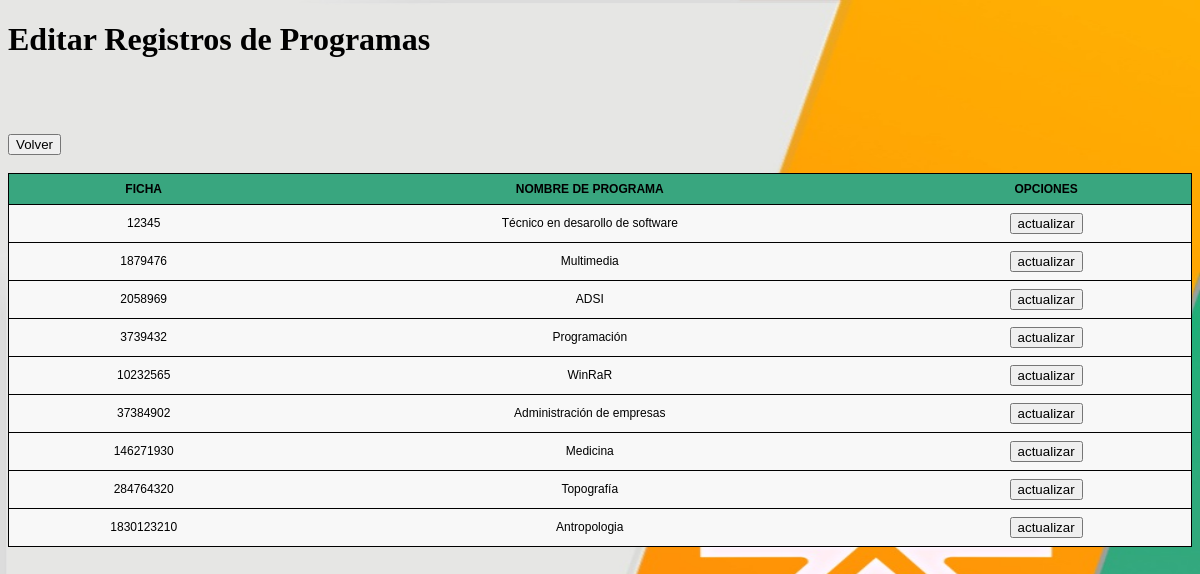
The page /controladores/c-editar_programas.php on the database its author committed.
### tables this page shows
CREATE TABLE programas(
    ficha int(15) NOT NULL,
    nom_programa VARCHAR(50) NOT NULL,
   
    PRIMARY KEY(ficha)
);

### controladores/c-editar_programas.php (called while the page is built, shortened)
<?php
include("../plantillas/plantilla-editar.php");

### class/function.php (called while the page is built, shortened)
<?php
function db_query($query) {
	$connection=Conex::conectar();
    $result = mysqli_query($connection,$query);
    return $result;
}
?>

### vistas/programas.php (the view, shortened to what this page needs)
<!doctype html>
<html>
<head>
</head>
<body>
<div class="main-wrapper">
<h1>Editar Registros de Programas</h1>
<br><br>
<?php
	include("../class/function.php");
?>
	<table class="table" >
		<thead><br>
		<th>Ficha</th>
		<th >Nombre de Programa</th>
		<th >Opciones</th>
	</thead>
<?php
	$sql = "select * from programas";
	$result = db_query($sql);
	while($row = mysqli_fetch_object($result)){
	?>
	<tbody><tr>
				<td data-label="Ficha:"><?php echo $row->ficha;?></td>
                <td data-label="Nombre de Programa:"><?php echo $row->nom_programa;?></td>
                <td data-label="Opcion"><a href="../vistas/editar_programas.php?id=<?php echo $row->ficha; ?>">
				<input type="submit" class="btn btn-primary btn-block"  name="submit" value="actualizar"></a></td></tbody>
	<?php } ?>
	<a  href="../index.php">
<input type="submit" class="btn btn-primary btn-block"  name="submit" value="Volver"></a>
	<br><br>
</table>
</div>
</body>
</html>

### css/estilo2.css (style rules this page uses)
body { font-family:Tahoma; background-image: url("../img/sena.jpg"); background-repeat: no-repeat; background-size: 100% 100%; background-attachment: fixed; overflow: scroll; }
.table { width: 100%; border: 1px solid rgb(163, 30, 30); border-collapse: collapse; margin: 0; font-family:Arial; }
.table tr { background-color: #f8f8f8; border: 1px solid black; }
.table th, .table td { font-size: 12px; padding: 8px; text-align: center; width: max-content; }
.table thead th { text-transform: uppercase; background-color:#39A67F; }

### rows shown on the page
programas: ficha "12345", nom_programa "Técnico en desarollo de software"
programas: ficha "1879476", nom_programa "Multimedia"
programas: ficha "2058969", nom_programa "ADSI"
programas: ficha "3739432", nom_programa "Programación"
programas: ficha "10232565", nom_programa "WinRaR"
programas: ficha "37384902", nom_programa "Administración de empresas"
programas: ficha "146271930", nom_programa "Medicina"
programas: ficha "284764320", nom_programa "Topografía"
programas: ficha "1830123210", nom_programa "Antropologia"
